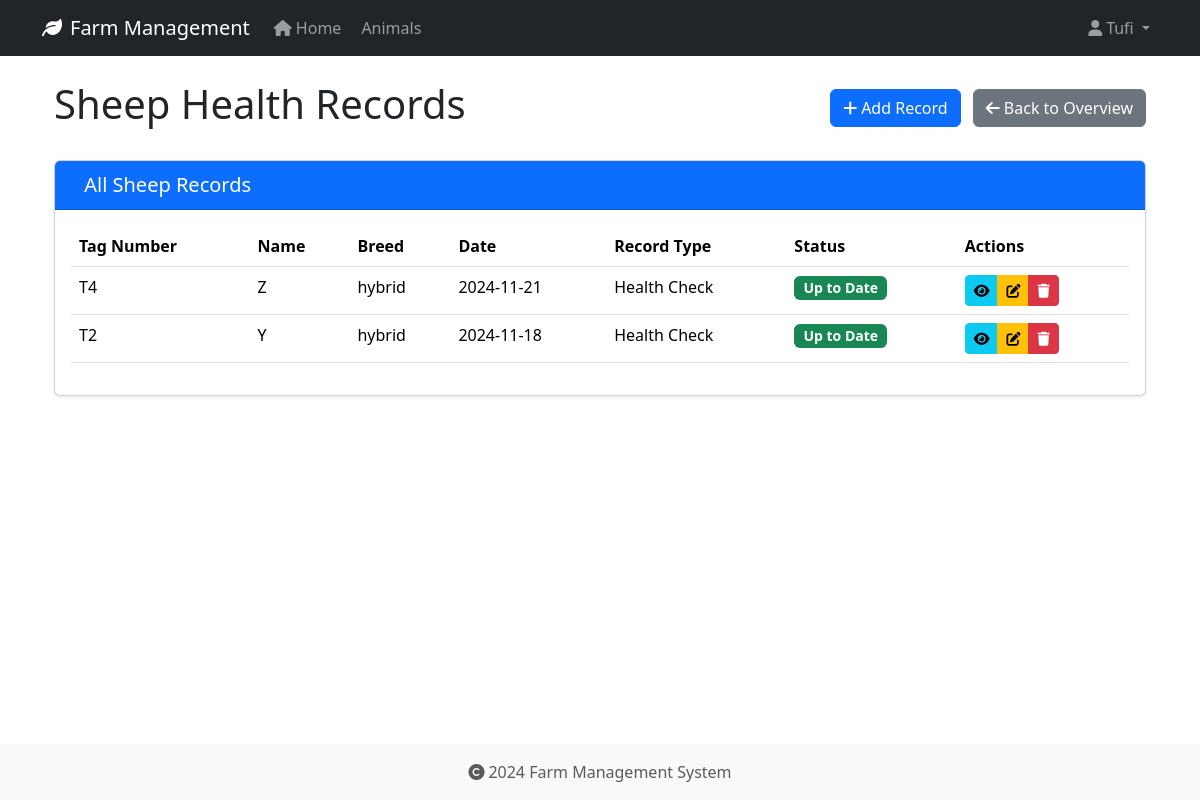
The app's page /health-records/type/sheep (signed in) with its own data.
### app/models/user.py (models this page shows, shortened)
class User(UserMixin, db.Model):
    id = db.Column(db.Integer, primary_key=True)
    username = db.Column(db.String(80), unique=True, nullable=False)
    email = db.Column(db.String(120), unique=True, nullable=False)
    password_hash = db.Column(db.String(128))
    role = db.Column(db.String(20), default='user')
    created_at = db.Column(db.DateTime, default=datetime.utcnow)
    last_login = db.Column(db.DateTime)
    is_active = db.Column(db.Boolean, default=True)
    first_name = db.Column(db.String(50))
    last_name = db.Column(db.String(50))
    reset_token = db.Column(db.String(100), unique=True)  # Store password reset token
    reset_token_expiration = db.Column(db.DateTime)       # Store token expiration time

### app/models/animal.py (models this page shows, shortened)
class HealthRecord(db.Model):
    id = db.Column(db.Integer, primary_key=True)
    animal_id = db.Column(db.Integer, db.ForeignKey('animal.id', ondelete='CASCADE'), nullable=False)
    record_type = db.Column(db.String(50), nullable=False)  # Made nullable=False
    date = db.Column(db.Date, nullable=False)
    description = db.Column(db.Text, nullable=True)
    treatment = db.Column(db.Text, nullable=True)
    cost = db.Column(db.Float, nullable=True)
    next_due_date = db.Column(db.Date, nullable=True)
    created_at = db.Column(db.DateTime, default=datetime.utcnow, nullable=False)
    created_by_id = db.Column(db.Integer, db.ForeignKey('user.id', ondelete='SET NULL'), nullable=True)

class Animal(db.Model):
    id = db.Column(db.Integer, primary_key=True)
    tag_number = db.Column(db.String(50), unique=True, nullable=False, index=True)
    name = db.Column(db.String(100), nullable=True)  # Explicitly mark as nullable
    species = db.Column(db.String(50), nullable=False, index=True)
    breed = db.Column(db.String(50), nullable=True)
    date_of_birth = db.Column(db.Date, nullable=True)
    gender = db.Column(db.String(20), nullable=True)
    weight = db.Column(db.Float, nullable=True)
    status = db.Column(db.String(20), default='active', nullable=False)
    purchase_date = db.Column(db.Date, nullable=True)
    purchase_price = db.Column(db.Float, nullable=True)
    notes = db.Column(db.Text, nullable=True)
    created_at = db.Column(db.DateTime, default=datetime.utcnow, nullable=False)
    updated_at = db.Column(db.DateTime, default=datetime.utcnow, onupdate=datetime.utcnow, nullable=False)
    wool_type = db.Column(db.String(50), nullable=True)
    last_shearing = db.Column(db.Date, nullable=True)
    fleece_weight = db.Column(db.Float, nullable=True)
    wool_grade = db.Column(db.String(20), nullable=True)
    lambing_status = db.Column(db.String(50), nullable=True)
    lambing_date = db.Column(db.Date, nullable=True)
    milk_production = db.Column(db.Float, nullable=True)
    last_milking = db.Column(db.Date, nullable=True)  # Changed from DateTime to Date
    milk_quality = db.Column(db.String(20), nullable=True)
    calving_status = db.Column(db.String(50), nullable=True)
    calving_date = db.Column(db.Date, nullable=True)
    milk_fat_content = db.Column(db.Float, nullable=True)
    egg_production = db.Column(db.Integer, nullable=True)
    egg_color = db.Column(db.String(20), nullable=True)
    comb_type = db.Column(db.String(20), nullable=True)
    laying_status = db.Column(db.String(20), nullable=True)
    last_laying_date = db.Column(db.Date, nullable=True)
    egg_size = db.Column(db.String(20), nullable=True)
    category = db.Column(db.String(50), nullable=True)
    special_needs = db.Column(db.Text, nullable=True)
    diet_requirements = db.Column(db.Text, nullable=True)
    habitat = db.Column(db.String(100), nullable=True)
    health_records = db.relationship('HealthRecord', backref='animal', lazy=True, cascade='all, delete-orphan')

### app/routes/health_records.py (the view)
@bp.route('/type/<animal_type>')
@login_required
def list_by_type(animal_type):
    today = date.today()
    species = animal_type.capitalize()
    records = (HealthRecord.query
              .join(Animal)
              .filter(Animal.species == species)
              .order_by(HealthRecord.date.desc())
              .all())
    try:
        return render_template(f'health_records/{animal_type.lower()}/list.html',
                             records=records,
                             animal_type=species,
                             today=today)
    except TemplateNotFound:
        try:
            return render_template('health_records/shared/list.html',
                                 records=records,
                                 animal_type=species,
                                 today=today)
        except TemplateNotFound as e:
            print(f"Debug - Looking for templates at:")
            print(f"1. health_records/{animal_type.lower()}/list.html")
            print(f"2. health_records/shared/list.html")
            raise e

### app/models/user.py (called while the page is built)
@login_manager.user_loader
def load_user(user_id):
    return User.query.get(int(user_id))

### app/templates/health_records/sheep/list.html (shortened to what this page needs)
{% extends "base.html" %}
{% block content %}
<div class="container">
    <div class="d-flex justify-content-between align-items-center mb-4">
        <h1>{{ animal_type }} Health Records</h1>
        <div>
            {% if animal_type == 'Sheep' %}
                <a href="{{ url_for('health_records.add_sheep') }}" class="btn btn-primary me-2">
                    <i class="fas fa-plus me-1"></i>Add Record
                </a>
            {% elif animal_type == 'Cattle' %}
                <a href="{{ url_for('health_records.add_cattle') }}" class="btn btn-success me-2">
                    <i class="fas fa-plus me-1"></i>Add Record
                </a>
            {% elif animal_type == 'Goat' %}
                <a href="{{ url_for('health_records.add_goat') }}" class="btn btn-warning me-2">
                    <i class="fas fa-plus me-1"></i>Add Record
                </a>
            {% elif animal_type == 'Chicken' %}
                <a href="{{ url_for('health_records.add_chicken') }}" class="btn btn-info me-2">
                    <i class="fas fa-plus me-1"></i>Add Record
                </a>
            {% endif %}
            <a href="{{ url_for('health_records.index') }}" class="btn btn-secondary">
                <i class="fas fa-arrow-left me-1"></i>Back to Overview
            </a>
        </div>
    </div>
    <div class="card">
        <div class="card-header {% if animal_type == 'Sheep' %}bg-primary
                               {% elif animal_type == 'Cattle' %}bg-success
                               {% elif animal_type == 'Goat' %}bg-warning
                               {% elif animal_type == 'Chicken' %}bg-info{% endif %} text-white">
            <h2 class="h5 mb-0">
                All {{ animal_type }} Records
            </h2>
        </div>
        <div class="card-body">
            {% if records %}
                <div class="table-responsive">
                    <table class="table table-hover">
                        <thead>
                            <tr>
                                <th>Tag Number</th>
                                <th>Name</th>
                                <th>Breed</th>
                                <th>Date</th>
                                <th>Record Type</th>
                                <th>Status</th>
                                <th>Actions</th>
                            </tr>
                        </thead>
                        <tbody>
                            {% for record in records %}
                            <tr>
                                <td>{{ record.animal.tag_number }}</td>
                                <td>{{ record.animal.name or 'N/A' }}</td>
                                <td>{{ record.animal.breed or 'N/A' }}</td>
                                <td>{{ record.date.strftime('%Y-%m-%d') }}</td>
                                <td>{{ record.record_type }}</td>
                                <td>
                                    <span class="badge {% if record.next_due_date and record.next_due_date < today %}bg-danger
                                                   {% elif record.next_due_date == today %}bg-warning
                                                   {% else %}bg-success{% endif %}">
                                        {% if record.next_due_date and record.next_due_date < today %}
                                            Overdue
                                        {% elif record.next_due_date == today %}
                                            Due Today
                                        {% else %}
                                            Up to Date
                                        {% endif %}
                                    </span>
                                </td>
                                <td>
                                    <div class="btn-group btn-group-sm">
                                        <a href="{{ url_for('health_records.view', id=record.id) }}"
                                           class="btn btn-info" title="View">
                                            <i class="fas fa-eye"></i>
                                        </a>
                                        <a href="{{ url_for('health_records.edit', id=record.id) }}"
                                           class="btn btn-warning" title="Edit">
                                            <i class="fas fa-edit"></i>
                                        </a>
                                        <button type="button" class="btn btn-danger" title="Delete"
                                                onclick="confirmDelete({{ record.id }}, '{{ record.animal.tag_number }}')">
                                            <i class="fas fa-trash"></i>
                                        </button>
                                    </div>
                                </td>
                            </tr>
                            {% endfor %}
                        </tbody>
                    </table>
                </div>
            {% endif %}
        </div>
    </div>
</div>
{% endblock %}

### app/templates/base.html (shortened to what this page needs)
<!DOCTYPE html>
<html lang="en">
<head>
    <link rel="stylesheet" href="https://cdn.jsdelivr.net/npm/bootstrap@5.3.2/dist/css/bootstrap.min.css">
    <link rel="stylesheet" href="https://cdnjs.cloudflare.com/ajax/libs/font-awesome/6.0.0/css/all.min.css">
    <link rel="stylesheet" href="{{ url_for('static', filename='css/main.css') }}">
</head>
<body>
    <nav class="navbar navbar-expand-lg navbar-dark bg-dark">
        <div class="container">
            <a class="navbar-brand" href="{{ url_for('main.index') }}">
                <i class="fas fa-leaf me-2"></i>Farm Management
            </a>
            <div class="collapse navbar-collapse" id="navbarNav">
                <ul class="navbar-nav">
                    <li class="nav-item">
                        <a class="nav-link" href="{{ url_for('main.index') }}">
                            <i class="fas fa-home me-1"></i>Home
                        </a>
                    </li>
                    <li class="nav-item">
                        <a class="nav-link" href="{{ url_for('animals.index') }}">
                            Animals
                        </a>
                    </li>
                </ul>
                <ul class="navbar-nav ms-auto">
                    {% if current_user.is_authenticated %}
                        <li class="nav-item dropdown">
                            <a class="nav-link dropdown-toggle" href="#" id="userDropdown" role="button" data-bs-toggle="dropdown">
                                <i class="fas fa-user me-1"></i>{{ current_user.username }}
                            </a>
                        </li>
                    {% endif %}
                </ul>
            </div>
        </div>
    </nav>
    <main class="container mt-4">
        {% block content %}
        {% endblock %}
    </main>
    <footer class="footer mt-auto py-3 bg-light">
        <div class="container text-center">
            <span class="text-muted">
                <i class="fas fa-copyright me-1"></i>2024 Farm Management System
            </span>
        </div>
    </footer>
</body>
</html>

### app/static/css/main.css (style rules this page uses)
body { min-height: 100vh; display: flex; flex-direction: column; }
main { flex: 1 0 auto; }
.footer { flex-shrink: 0; }

### app/templates/health_records/sheep/list.html (style rules this page uses)
.card { box-shadow: 0 0.125rem 0.25rem rgba(0, 0, 0, 0.075); }
.card-header { padding: 0.75rem 1rem; }
.table th { font-weight: 600; }
.badge { font-size: 0.875rem; }

### records on screen
User: username "Tufi"
HealthRecord: animal.tag_number "T4", animal "Z", animal "hybrid", date "2024-11-21", record_type "Health Check", shows "Up to Date"
HealthRecord: animal.tag_number "T2", animal "Y", animal "hybrid", date "2024-11-18", record_type "Health Check", shows "Up to Date"

### other values on screen
{{ animal_type }} "Sheep"
